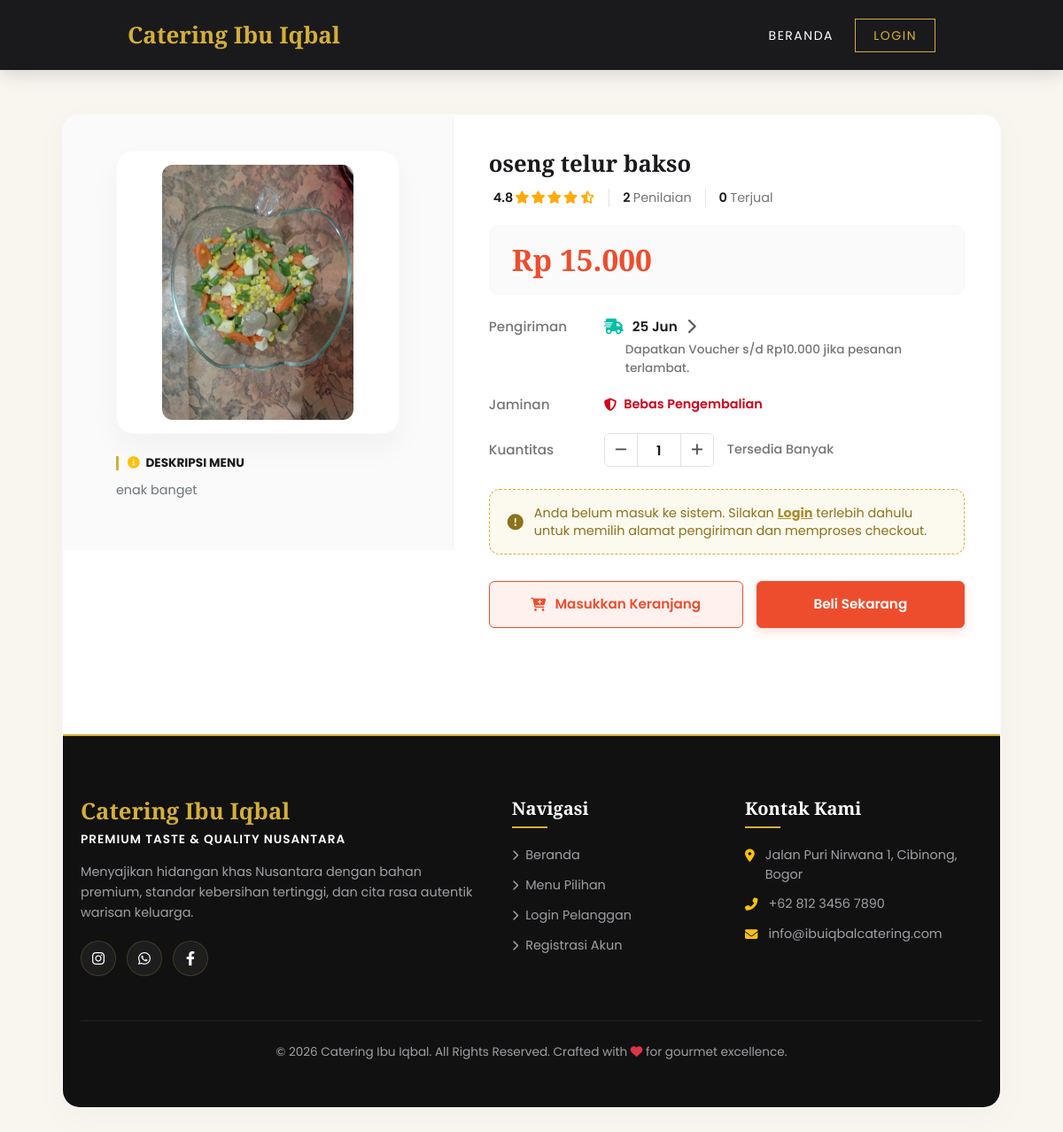
Screenshot of /beli.php with the database file from the repository.
### tables this page shows
CREATE TABLE `produk` (
  `id` int(11) NOT NULL,
  `nama` varchar(100) DEFAULT NULL,
  `deskripsi` text,
  `harga` int(11) DEFAULT NULL,
  `gambar` varchar(100) DEFAULT NULL
);

### beli.php (the view, shortened to what this page needs)
<?php
include 'koneksi.php';
$id = isset($_GET['id']) ? intval($_GET['id']) : 0;
if ($id <= 0) {
    $first_prod = mysqli_fetch_assoc(mysqli_query($conn, "SELECT id FROM produk ORDER BY id ASC LIMIT 1"));
    $id = $first_prod ? intval($first_prod['id']) : 0;
}
$produk = mysqli_fetch_array(mysqli_query($conn,"SELECT * FROM produk WHERE id='$id'"));
$q_terjual = mysqli_query($conn, "SELECT SUM(dp.jumlah) as total_terjual FROM detail_pesanan dp JOIN pesanan p ON dp.pesanan_id = p.id WHERE dp.produk_id='$id'");
$d_terjual = mysqli_fetch_assoc($q_terjual);
$terjual = intval($d_terjual['total_terjual']);
?>
<!DOCTYPE html>
<html lang="id">
<head>
    <link rel="stylesheet" href="https://cdnjs.cloudflare.com/ajax/libs/font-awesome/6.4.0/css/all.min.css">
    <link href="https://cdn.jsdelivr.net/npm/bootstrap@5.3.0/dist/css/bootstrap.min.css" rel="stylesheet">
</head>
<body>
    <nav class="navbar navbar-expand-lg">
        <div class="container-fluid px-5">
            <a href="index.php" class="brand-name">Catering Ibu Iqbal</a>
            <div class="nav-links ms-auto">
                <a href="index.php">Beranda</a>
                <a href="login.php" class="btn-gold">Login</a>
            </div>
        </div>
    </nav>
    <div class="page-container">
        <div class="product-detail-container">
            <div class="row g-0">
                <div class="col-lg-5 col-md-6">
                    <div class="product-gallery-side">
                        <div class="product-img-card">
                            <?php if(!empty($produk['gambar']) && file_exists("upload/".$produk['gambar'])){ ?>
                                <img src="upload/<?= htmlspecialchars($produk['gambar']) ?>" alt="<?= htmlspecialchars($produk['nama']) ?>">
                            <?php } else { ?>
                                <i class="fa fa-utensils fa-5x text-muted"></i>
                            <?php } ?>
                        </div>
                        <div class="product-desc-box">
                            <h6><i class="fa fa-info-circle text-warning me-1"></i> Deskripsi Menu</h6>
                            <p><?= nl2br(htmlspecialchars($produk['deskripsi'])) ?></p>
                        </div>
                    </div>
                </div>
                <div class="col-lg-7 col-md-6">
                    <div class="product-info-side">
                        <h3 class="shopee-title"><?= htmlspecialchars($produk['nama']) ?></h3>
                        <div class="shopee-rating-row">
                            <div class="shopee-rating-stars">
                                <span>4.8</span>
                                <i class="fa fa-star"></i>
                                <i class="fa fa-star"></i>
                                <i class="fa fa-star"></i>
                                <i class="fa fa-star"></i>
                                <i class="fa fa-star-half-alt"></i>
                            </div>
                            <div class="shopee-penilaian-count">
                                <?= max(1, round($terjual / 2) + 2); ?> <span>Penilaian</span>
                            </div>
                            <div class="shopee-terjual-count">
                                <?= $terjual; ?> <span>Terjual</span>
                            </div>
                        </div>
                        <div class="shopee-price-box">
                            <h2 class="shopee-price-big">Rp <?= number_format($produk['harga'], 0, ',', '.'); ?></h2>
                        </div>
                        <div class="shopee-spec-group">
                            <div class="shopee-spec-label">Pengiriman</div>
                            <div class="shopee-spec-value shopee-shipping-details">
                                <div class="shopee-shipping-main">
                                    <i class="fa fa-truck-fast"></i>
                                    <span><?= date('d M', strtotime('+2 days')); ?></span>
                                    <i class="fa fa-chevron-right small text-muted"></i>
                                </div>
                                <div class="shopee-shipping-sub">
                                    Dapatkan Voucher s/d Rp10.000 jika pesanan terlambat.
                                </div>
                            </div>
                            <div class="shopee-spec-label">Jaminan</div>
                            <div class="shopee-spec-value">
                                <span class="shopee-guarantee">
                                    <i class="fa fa-shield-halved"></i> Bebas Pengembalian
                                </span>
                            </div>
                            <div class="shopee-spec-label mt-2">Kuantitas</div>
                            <div class="shopee-spec-value d-flex align-items-center">
                                <div class="shopee-quantity-control">
                                    <button type="button" class="shopee-quantity-btn" onclick="decreaseQty()"><i class="fa fa-minus"></i></button>
                                    <input type="number" id="qty-input" class="shopee-quantity-input" value="1" min="1" readonly>
                                    <button type="button" class="shopee-quantity-btn" onclick="increaseQty()"><i class="fa fa-plus"></i></button>
                                </div>
                                <div class="shopee-stock-info">
                                    Tersedia Banyak
                                </div>
                            </div>
                        </div>
                        <div class="guest-checkout-alert">
                            <div>
                                Anda belum masuk ke sistem. Silakan <a href="login.php?redirect=pengunjung/pesan.php?id=<?= $id; ?>">Login</a> terlebih dahulu untuk memilih alamat pengiriman dan memproses checkout.
                            </div>
                        </div>
                        <div class="shopee-btn-container">
                            <a href="login.php?redirect=pengunjung/pesan.php?id=<?= $id; ?>" class="btn-shopee-cart">
                                <i class="fa fa-cart-plus"></i> Masukkan Keranjang
                            </a>
                            <a href="login.php?redirect=pengunjung/pesan.php?id=<?= $id; ?>&action=beli" class="btn-shopee-buy">
                                Beli Sekarang
                            </a>
                        </div>
                    </div>
                </div>
    </div>
    <footer class="premium-footer">
        <div class="footer-container">
            <div class="footer-grid">
                <div class="footer-col">
                    <h4>Catering Ibu Iqbal</h4>
                    <p class="tagline">Premium Taste & Quality Nusantara</p>
                    <p class="bio">Menyajikan hidangan khas Nusantara dengan bahan premium, standar kebersihan tertinggi, dan cita rasa autentik warisan keluarga.</p>
                    <div class="footer-socials">
                        <a href="#"><i class="fab fa-instagram"></i></a>
                        <a href="#"><i class="fab fa-whatsapp"></i></a>
                        <a href="#"><i class="fab fa-facebook-f"></i></a>
                    </div>
                </div>
                <div class="footer-col">
                    <h5>Navigasi</h5>
                    <ul class="footer-links">
                        <li><a href="index.php"><i class="fa fa-chevron-right"></i> Beranda</a></li>
                        <li><a href="index.php#produk"><i class="fa fa-chevron-right"></i> Menu Pilihan</a></li>
                        <li><a href="login.php"><i class="fa fa-chevron-right"></i> Login Pelanggan</a></li>
                        <li><a href="daftar.php"><i class="fa fa-chevron-right"></i> Registrasi Akun</a></li>
                    </ul>
                </div>
                <div class="footer-col">
                    <h5>Kontak Kami</h5>
                    <ul class="footer-contact">
                        <li><i class="fa fa-map-marker-alt text-warning"></i> Jalan Puri Nirwana 1, Cibinong, Bogor</li>
                        <li><i class="fa fa-phone-alt text-warning"></i> +62 812 3456 7890</li>
                        <li><i class="fa fa-envelope text-warning"></i> info@ibuiqbalcatering.com</li>
                    </ul>
                </div>
            </div>
            <div class="footer-bottom">
                <p>&copy; 2026 Catering Ibu Iqbal. All Rights Reserved. Crafted with <i class="fa fa-heart text-danger"></i> for gourmet excellence.</p>
            </div>
        </div>
    </footer>
</body>
</html>

### rows the page displays
produk: gambar (picture), deskripsi "enak banget", nama "oseng telur bakso", harga "15.000"

### other values shown
max(1, round($terjual / 2) + 2) "2"
$terjual "0"
